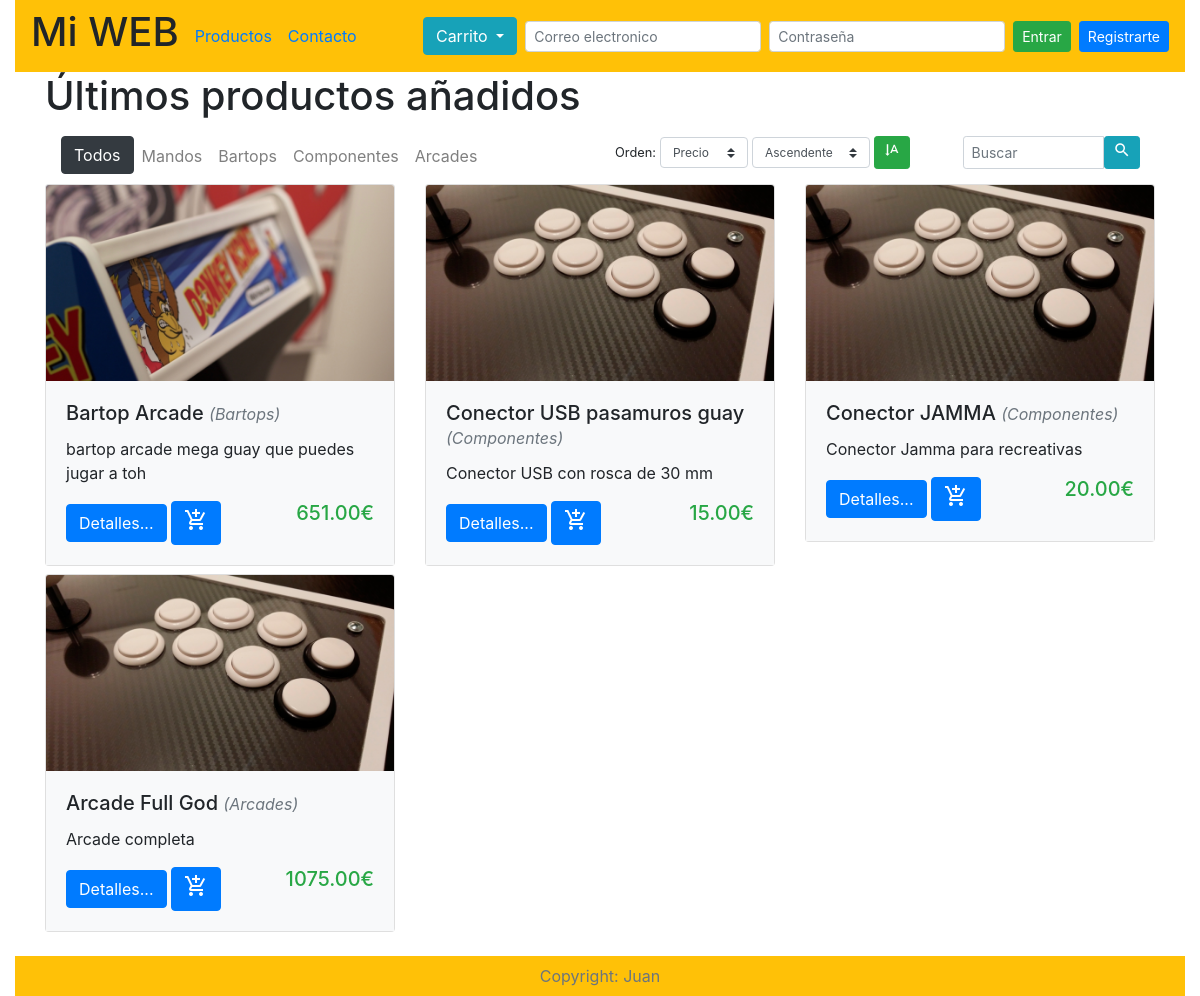
Before: /productos.php with the older database file.
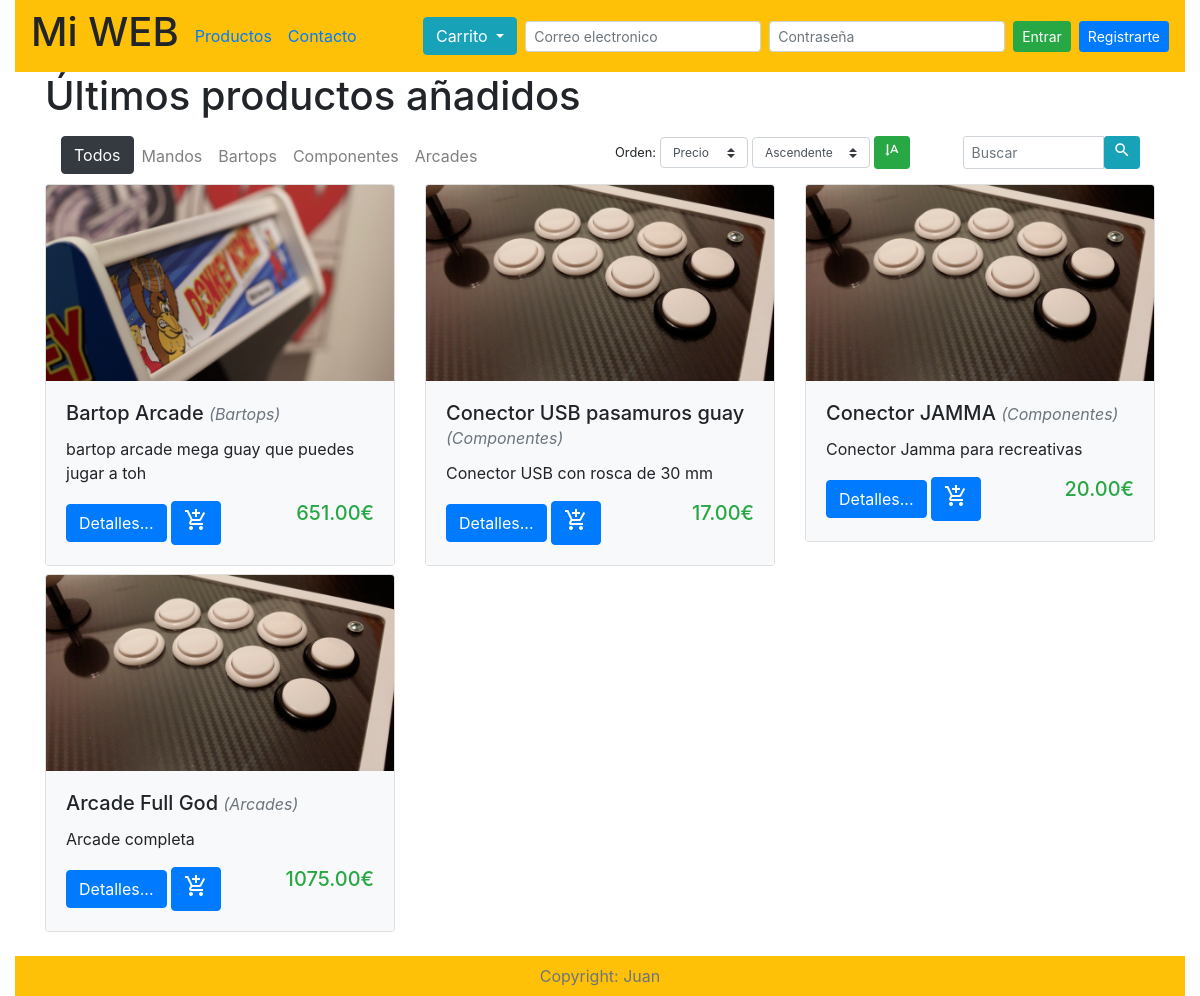
After: the same page with the newer database file.
### tables this page shows
CREATE TABLE `categorias` (
  `id` int(10) NOT NULL,
  `nombre` varchar(250) NOT NULL,
  `descripcion` text NOT NULL
);

CREATE TABLE `productos` (
  `id` int(11) NOT NULL,
  `id_categoria` int(10) NOT NULL,
  `id_imagenes` int(10) NOT NULL,
  `nombre` varchar(255) NOT NULL,
  `descripcion_corta` text NOT NULL,
  `descripcion` text NOT NULL,
  `precio` decimal(6,2) NOT NULL,
  `imagen` varchar(200) NOT NULL,
  `fecha` timestamp NOT NULL DEFAULT CURRENT_TIMESTAMP,
  `visibilidad` enum('si','no') NOT NULL DEFAULT 'si'
);

### librerias/consultas_bd.php (called while the page is built, shortened)
<?php
function nombre_categoria($conexion, $id_categoria){
    $consulta = mysqli_query($conexion, "SELECT nombre FROM categorias WHERE id = '$id_categoria'");
    $categoria = mysqli_fetch_array($consulta);
    return $categoria['nombre'];
}
function list_categorias($conexion)
{
    $sql = "SELECT * FROM categorias";
    $res = mysqli_query($conexion, $sql);
    return $res;
}
function list_registros($conexion, $tabla, $orden, $tipo, $id_categoria)
{
    if ($id_categoria != "todos") {
        $sql = "SELECT * FROM $tabla WHERE id_categoria = '$id_categoria' ORDER BY $orden $tipo";
    } else {
        $sql = "SELECT * FROM $tabla ORDER BY $orden $tipo";
    }
    $consulta = mysqli_query($conexion, $sql);
    return $consulta;
}

### productos.php (the view, shortened to what this page needs)
<?php
include "database/conexion_bd.php";
include "librerias/consultas_bd.php";
$titulo = "Últimos productos añadidos";
if(isset($_POST['buscar'])){
    $productos = buscar($conexion, 'productos', 'nombre', $_POST['texto']);
    $titulo = "Buscando: <i>".$_POST['texto']."...</i>";
}
else if(isset($_POST['ordenar'])){
    $productos = list_registros($conexion, 'productos',$_POST['orden'], $_POST['tipo'], "todos");
}
else{
    $productos = list_registros($conexion, 'productos','fecha', "ASC", "todos");
}
?>
    <!doctype html>
    <html lang="es">
    <head>
        <?php include "plantillas/plantilla_cabecera.php";?>
    </head>
    <body>
        <div class="container-fluid">
            <?php include "plantillas/plantilla_navegacion.php";?>
        </div>
        <div class="container">
            <div class="row">
                <div class="col-12">
                    <h1><?=$titulo;?></h1>
                </div>
            </div>
            <div class="row">
                <div class="col-lg-12 col-xl-6">
                    <?php include 'plantillas/plantilla_nav_categorias.php' ?>
                </div>
                <div class="col-lg-12 col-xl-6">
                   <?php include "plantillas/plantilla_buscador.php" ?>
                </div>
            </div>
            <div class="row">
            <?php
                while($producto = mysqli_fetch_array($productos)){
                    if($producto['visibilidad']=='si'){
            ?>
                <div class="col-sm-12 col-md-6 col-lg-4">
                    <div class="card mb-2">
                        <img class="card-img-top img-fluid" src="<?=$producto['imagen'];?>" alt="Card image cap">
                        <div class="card-body bg-light">
                            <h5 class="card-title"><?=$producto['nombre'];?> <small class="text-muted font-italic">(<?=nombre_categoria($conexion,$producto['id_categoria']);?>)</small></h5>
                            <p class="card-text"><?=$producto['descripcion_corta'];?></p>
                            <a href="#" class="btn btn-primary">Detalles...</a>
                            <a href="?agregar_carrito=1&id=<?=$producto['id'];?>" class="btn btn-primary"><i class="material-icons">add_shopping_cart</i></a>
                            <h5 class="float-right text-success"><?=$producto['precio'];?>€</h5>
                        </div>
                    </div>
                </div>
                <?php } }?>
            </div>
        </div>
        <div class="container-fluid">
            <?php include "plantillas/plantilla_pie.php";?>
        </div>
    </body>
    </html>

### plantillas/plantilla_cabecera.php (shortened to what this page needs)
<link rel="stylesheet" href="css/bootstrap.min.css" type="text/css">
<link rel="stylesheet" href="css/mi_css.css" type="text/css">

### plantillas/plantilla_navegacion.php (shortened to what this page needs)
<nav class="navbar navbar-expand-lg navbar-warning bg-warning">
    <a class="h1" href="index.php">Mi WEB</a>
    <div class="collapse navbar-collapse" id="navbarSupportedContent">
        <ul class="navbar-nav mr-auto ml-2">
            <li class="nav-item">
                <a class="nav-link" href="productos.php">Productos</a>
            </li>
            <li class="nav-item">
                <a class="nav-link" href="">Contacto</a>
            </li>
        </ul>
        <div class="dropdown mr-2">
            <ul class="navbar-nav">
                <li class="nav-item dropdown">
                    <div class="btn-group">
                        <button class="btn btn-info dropdown-toggle " href="#" id="navbarDropdown" role="button" data-toggle="dropdown" aria-haspopup="true" aria-expanded="false">
                                Carrito
                        </button>
                    </div>
                </li>
            </ul>
        </div>
        <?php
        if(!isset($_SESSION['email'])) { ?>
            <form class="form-inline my-2 my-lg-0" method="post" action="">
                <input class="form-control form-control-sm mr-sm-2" type="text" placeholder="Correo electronico" name="email_login" aria-label="Email">
                <input class="form-control form-control-sm mr-sm-2" type="password" placeholder="Contraseña" name="pass" aria-label="pass">
                <button class="btn btn-sm btn-success my-2 my-sm-0" type="submit">Entrar</button>
            </form>
            <a class="btn btn-sm btn-primary ml-2" href="registro.php">Registrarte</a>
            <?php } ?>
    </div>
</nav>

### plantillas/plantilla_nav_categorias.php (shortened to what this page needs)
 <nav class="navbar navbar-expand-md  navbar-light">
    <ul class="navbar-nav">
        <li class="nav-item <?=$active;?>">
            <a class="btn btn-dark" href="?">Todos</a>
        </li>
        <?php
            $categorias = list_categorias($conexion);
            while($categoria = mysqli_fetch_array($categorias)){
                $active = "";
        ?>
            <li class="nav-item <?=$active;?>">
            <a class="nav-link" href="?categoria=<?=$categoria['id'];?>"><?=$categoria['nombre'];?></a>
            </li>
        <?php } ?>
    </ul>
</nav>

### plantillas/plantilla_buscador.php (shortened to what this page needs)
<div class="row">
<form class="form-inline col-sm-8 col-md-6 col-xl-7" action="" method="post">
    <small>Orden:</small>
    <select class="custom-select mr-1 ml-1 custom-select-sm" name="orden" id="orden">
        <option value="precio">Precio</option>
    </select>
    <select class="custom-select mr-1 custom-select-sm" name="tipo" id="tipo">
        <option value="ASC">Ascendente</option>
    </select>
    <button class="btn-sm btn btn-success" type="submit" name="ordenar"><i class="material-icons md-18">text_rotate_vertical</i></button>
</form>
<form class="form-inline mt-2 mb-2 col-sm-4 col-md-6 col-xl-5" action="" method="post">
     <div id="custom-search-input">
        <div class="input-group col-md-12">
            <input type="text" class="form-control form-control-sm" placeholder="Buscar" name="texto" />
            <span class="input-group-btn">
                <button class="btn btn-info btn-sm" type="submit" name="buscar">
                    <i class="material-icons md-18">search</i>
                </button>
            </span>
        </div>
    </div>
</form>
</div>

### plantillas/plantilla_pie.php
<footer class="footer text-center bg-warning pt-2 pb-2 mt-3">
    <div class="container">
        <span class="text-muted">Copyright: Juan</span>
    </div>
</footer>

### css/mi_css.css (style rules this page uses)
.material-icons.md-18 { font-size: 18px; }

Changed rows visible on the page:
changed productos "Conector USB pasamuros guay": precio "15.00" → "17.00"
